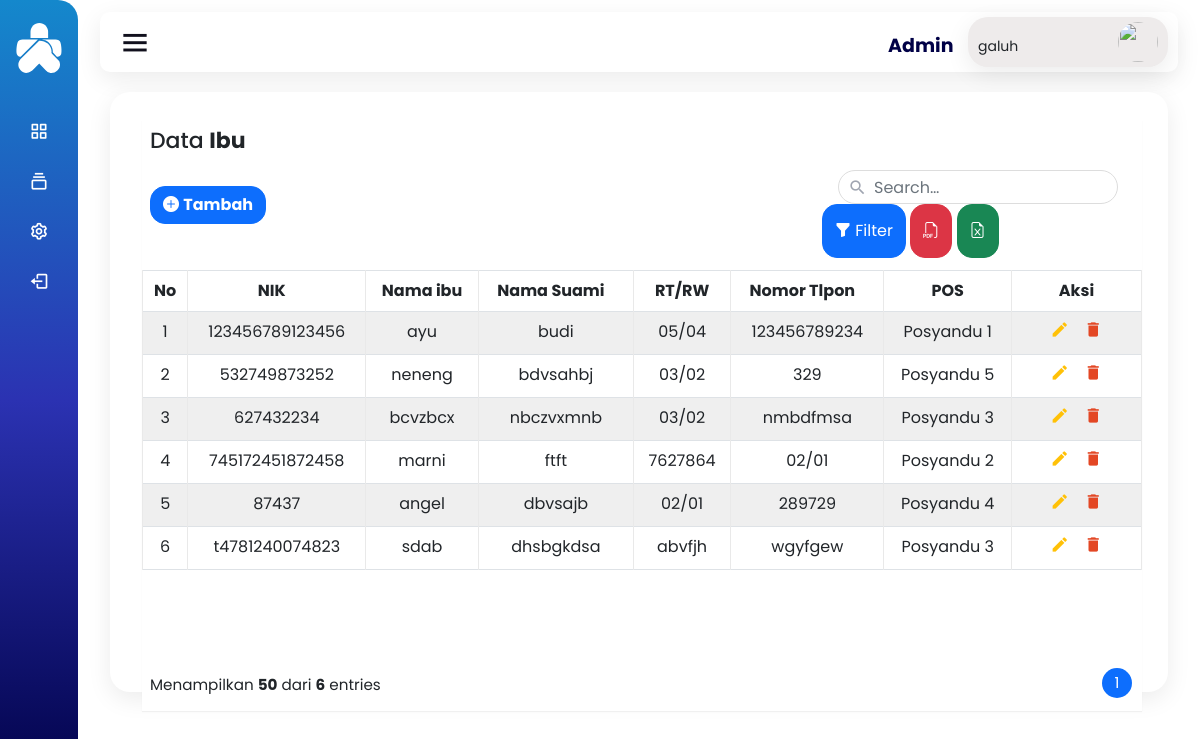
The page /admin/admin.php?page=dataibu (signed in) on the database its author committed.
### tables this page shows
CREATE TABLE `data_ibu` (
  `NIK` char(16) NOT NULL,
  `nama_ibu` varchar(100) NOT NULL,
  `suami` varchar(50) NOT NULL,
  `rt_rw` varchar(50) NOT NULL,
  `no_telp` varchar(16) NOT NULL,
  `kd_pos` char(20) NOT NULL
);

CREATE TABLE `data_posposyandu` (
  `kd_pos` varchar(20) NOT NULL,
  `nama_posyandu` varchar(100) NOT NULL,
  `RT_RW` char(10) NOT NULL,
  `lokasi` text NOT NULL
);

### koneksi.php (called while the page is built, shortened)
<?php
$host="localhost";
$user="root";
$pass="";
$database="e-posyandu";
$koneksi=mysqli_connect($host,$user,$pass,$database);
function query($query)
{
  global $koneksi;
  $result = mysqli_query($koneksi, $query);
  $rows = [];
  while ($row = mysqli_fetch_assoc($result)) {
    $rows[] = $row;
  }
  return $rows;
}
$dataibu = query(
  "SELECT
    data_ibu.NIK,
    data_ibu.nama_ibu,
    data_ibu.suami,
    data_ibu.rt_rw,
    data_ibu.no_telp,
    data_posposyandu.nama_posyandu,
    data_posposyandu.kd_pos
  FROM
    data_ibu
  JOIN data_posposyandu ON data_ibu.kd_pos = data_posposyandu.kd_pos;"
);
?>

### admin/datamaster/dataibu.php (the view, shortened to what this page needs)
<?php
if (isset($_POST["filter_ibu"])) {
    $dataibu_filter = filteribu1($_POST);
} else {
    $dataibu_filter = $dataibu;
}
$per_page = 50;
$total_rows = count($dataibu_filter);
$total_pages = ceil($total_rows / $per_page);
if (isset($_GET['halaman']) && is_numeric($_GET['halaman'])) {
    $current_page = $_GET['halaman'];
} else {
    $current_page = 1;
}
$start = ($current_page - 1) * $per_page;
$end = $start + $per_page;
$dataibu_chunk = array_slice($dataibu_filter, $start, $per_page);
?>
<div class="framesubmain">
    <div class="tablesubmain">
        <div class="container-xl">
            <div class="table">
                <div class="table-wrapper">
                    <div class="table-title">
                        <h2>Data <b>Ibu</b></h2>
                        <div class="row">
                            <div class="col-sm-8 mt-3">
                                <button type="button" class="btn btn-primary text-white " style="border-radius: 15px;" id="openPopupibu">
                                    <i class="bi bi-plus-circle-fill" aria-hidden="true"></i>
                                    <b> Tambah</b>
                                </button>
                            </div>
                            <div class="col-sm-4 mt3">
                                <div class="search-box ms-6 mx-3">
                                    <i class="material-icons">&#xE8B6;</i>
                                    <input type="text" class="form-control" id="search-input" placeholder="Search&hellip;">
                                </div>
                                <button type="button" class="btn btn-primary text-white h-75" style="border-radius: 15px;" data-bs-toggle="modal" data-bs-target="#filteribu">
                                    <i class="bi bi-funnel-fill" aria-hidden="true"></i>
                                    Filter
                                </button>
                                <button onclick="printTable()" type="button" class="btn btn-danger text-white h-75" style="border-radius: 15px;">
                                    <i class="bi bi-filetype-pdf" aria-hidden="true"></i>
                                </button>
                                <button onclick="exportToExcel()" type="button" class="btn btn btn-success text-white h-75" style="border-radius: 15px;">
                                    <i class="bi bi-file-earmark-excel" aria-hidden="true"></i>
                                </button>
                            </div>
                        </div>
                    </div>
                    <div class="tableFixHead ">
                        <table class="table table-striped table-hover table-bordered">
                            <thead>
                                <tr>
                                    <th>No</th>
                                    <th>NIK <i class="fa fa-sort"></i></th>
                                    <th>Nama ibu</th>
                                    <th>Nama Suami<i class="fa fa-sort"></i></th>
                                    <th>RT/RW</th>
                                    <th>Nomor Tlpon <i class="fa fa-sort"></i></th>
                                    <th>POS</th>
                                    <th>Aksi</th>
                                </tr>
                            </thead>
                            <tbody>
                                <?php
                                $i = 1;
                                ?>
                                <?php foreach ($dataibu_chunk as $row) : ?>
                                    <tr>
                                        <td><?= $i++; ?></td>
                                        <td><?= $row["NIK"]; ?></td>
                                        <td><?= $row["nama_ibu"]; ?></td>
                                        <td><?= $row["suami"]; ?></td>
                                        <td><?= $row["rt_rw"]; ?></td>
                                        <td><?= $row["no_telp"]; ?></td>
                                        <td><?= $row["nama_posyandu"]; ?></td>
                                        <td>
                                            <a class="edit edit_dataibu" title="Edit" data-bs-toggle="modal" data-bs-target="#editdataibu" data-Kod="<?= $row["NIK"]; ?>" data-namibu="<?= $row["nama_ibu"]; ?>" data-namayah="<?= $row["suami"]; ?>" data-rtrw="<?= $row["rt_rw"]; ?>" data-tlpn="<?= $row["no_telp"]; ?>" data-nampos="<?= $row["nama_posyandu"]; ?>" data-kdpoS="<?= $row["kd_pos"]; ?>" style="cursor: pointer;"><i class="material-icons">&#xE254;</i></a>
                                            <a href="hapusibu.php?kd_nik=<?= $row["NIK"]; ?>" class="delete" title="Delete" data-toggle="tooltip"><i class="material-icons">&#xE872;</i></a>
                                        </td>
                                    </tr>
                                <?php endforeach; ?>
                            </tbody>
                        </table>
                    </div>
                    <div class="clearfix">
                        <?php echo "<div class='hint-text'>Menampilkan <b>" . ($end - $start) . "</b> dari <b>$total_rows</b> entries</div>"; ?>
                        <ul class="pagination">
                            <?php
                            for ($page = 1; $page <= $total_pages; $page++) {
                                echo "<li class='page-item";
                                if ($page == $current_page) {
                                    echo " active";
                                }
                                echo "'><a href='admin.php?page=dataibu&halaman=" . $page . "' class='page-link'>" . $page . "</a></li>";
                            }
                            ?>
                        </ul>
                    </div>
                </div>
            </div>
        </div>
    </div>
</div>

### assets/css/styleadmin.css (style rules this page uses)
* { margin: 0; padding: 0; box-sizing: border-box; font-family: 'Poppins', sans-serif; }
.framesubmain { padding: 20px; height: auto; width: auto; }

### assets/css/tabeladmin.css (style rules this page uses)
.tablesubmain { padding: 20px; background-color: #ffffff; height: 600px; border-radius: 20px; box-shadow: 0 7px 25px rgba(0, 0, 0, 0.08); }
td { text-align: center; }
.table-wrapper { min-width: 1000px; background: #fff; box-shadow: 0 1px 1px rgba(0,0,0,.05); }
.table-title { padding-bottom: 10px; margin: 0 0 10px; min-width: 100%; }
.table-title h2 { margin: 8px 0 0; font-size: 22px; }
.search-box { position: relative; float: left; }
.search-box input { height: 34px; border-radius: 20px; padding-left: 35px; border-color: #ddd; box-shadow: none; }
.search-box i { color: #a0a5b1; position: absolute; font-size: 19px; top: 8px; left: 10px; }
table.table tr th, table.table tr td { border-color: #e9e9e9; }
table.table-striped tbody tr:nth-of-type(odd) { background-color: #fcfcfc; }
table.table td:last-child { width: 130px; }
table.table td a { color: #a0a5b1; display: inline-block; margin: 0 5px; }
table.table td a.edit { color: #FFC107; }
table.table td a.delete { color: #E34724; }
table.table td i { font-size: 19px; }
.tableFixHead { overflow: auto; height: 390px; }
.tableFixHead thead th { position: sticky; top: 0; z-index: 1; background-color: white; text-align: center; }
.pagination { float: right; margin: 0 0 5px; }
.pagination li a { border: none; font-size: 95%; width: 30px; height: 30px; color: #999; margin: 0 2px; line-height: 30px; border-radius: 30px !important; text-align: center; padding: 0; }
.pagination li.active a { background: #03A9F4; }
.hint-text { float: left; margin-top: 6px; font-size: 95%; }

### rows shown on the page
data_ibu: NIK "123456789123456", nama_ibu "ayu", suami "budi", rt_rw "05/04", no_telp "123456789234", kd_pos.nama_posyandu "Posyandu 1"
data_ibu: NIK "532749873252", nama_ibu "neneng", suami "bdvsahbj", rt_rw "03/02", no_telp "329", kd_pos.nama_posyandu "Posyandu 5"
data_ibu: NIK "627432234", nama_ibu "bcvzbcx", suami "nbczvxmnb", rt_rw "03/02", no_telp "nmbdfmsa", kd_pos.nama_posyandu "Posyandu 3"
data_ibu: NIK "745172451872458", nama_ibu "marni", suami "ftft", rt_rw "7627864", no_telp "02/01", kd_pos.nama_posyandu "Posyandu 2"
data_ibu: NIK "87437", nama_ibu "angel", suami "dbvsajb", rt_rw "02/01", no_telp "289729", kd_pos.nama_posyandu "Posyandu 4"
data_ibu: NIK "t4781240074823", nama_ibu "sdab", suami "dhsbgkdsa", rt_rw "abvfjh", no_telp "wgyfgew", kd_pos.nama_posyandu "Posyandu 3"

### other values the page prints
$end - $start "50"
$total_rows "6"
